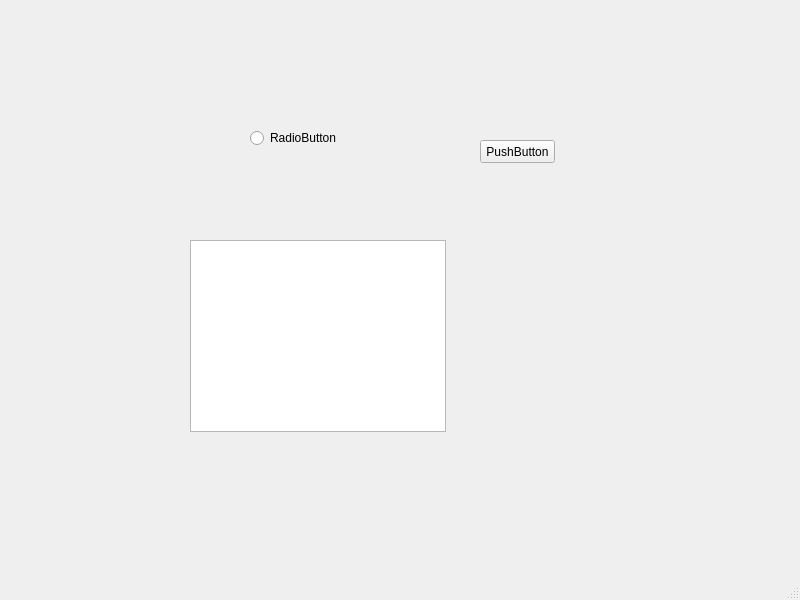
<?xml version="1.0" encoding="UTF-8"?>
<ui version="4.0">
 <class>MainWindow</class>
 <widget class="QMainWindow" name="MainWindow">
  <property name="geometry">
   <rect>
    <x>0</x>
    <y>0</y>
    <width>800</width>
    <height>600</height>
   </rect>
  </property>
  <property name="windowTitle">
   <string>MainWindow</string>
  </property>
  <widget class="QWidget" name="centralwidget">
   <widget class="QScrollArea" name="scrollArea">
    <property name="geometry">
     <rect>
      <x>240</x>
      <y>320</y>
      <width>120</width>
      <height>80</height>
     </rect>
    </property>
    <property name="widgetResizable">
     <bool>true</bool>
    </property>
    <widget class="QWidget" name="scrollAreaWidgetContents">
     <property name="geometry">
      <rect>
       <x>0</x>
       <y>0</y>
       <width>118</width>
       <height>78</height>
      </rect>
     </property>
    </widget>
   </widget>
   <widget class="QTreeView" name="treeView">
    <property name="geometry">
     <rect>
      <x>190</x>
      <y>240</y>
      <width>256</width>
      <height>192</height>
     </rect>
    </property>
   </widget>
   <widget class="QRadioButton" name="radioButton">
    <property name="geometry">
     <rect>
      <x>250</x>
      <y>130</y>
      <width>89</width>
      <height>16</height>
     </rect>
    </property>
    <property name="text">
     <string>RadioButton</string>
    </property>
   </widget>
   <widget class="QPushButton" name="pushButton">
    <property name="geometry">
     <rect>
      <x>480</x>
      <y>140</y>
      <width>75</width>
      <height>23</height>
     </rect>
    </property>
    <property name="text">
     <string>PushButton</string>
    </property>
   </widget>
  </widget>
  <widget class="QMenuBar" name="menubar">
   <property name="geometry">
    <rect>
     <x>0</x>
     <y>0</y>
     <width>800</width>
     <height>23</height>
    </rect>
   </property>
  </widget>
  <widget class="QStatusBar" name="statusbar"/>
 </widget>
 <resources/>
 <connections/>
</ui>
